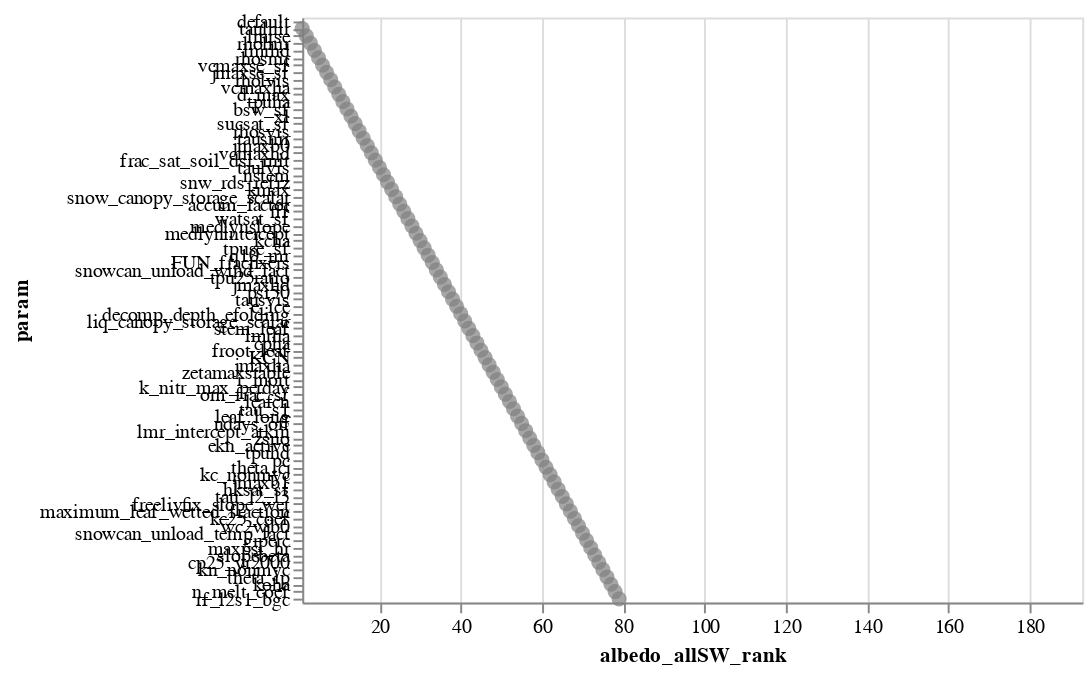

Notebook code for this chart:
### Code cell
source=df
data_var='albedo_allSW_rank'
rangevals = alt.Chart(source).mark_circle(size=60,color='grey').encode(
    x=alt.X(data_var, scale=alt.Scale(domain=[np.nanmin(source[data_var]), np.nanmax(source[data_var])])),
    y=alt.Y('param',sort=alt.SortField(field=data_var, order='ascending')),
    #color='category',
    tooltip=['param',data_var],#'category',data_var],
)

# A dropdown filter
category_dropdown = alt.binding_select(options=list(np.unique(categories)))
category_select = alt.selection_single(fields=['category'], bind=category_dropdown, name="Category")

rangevals.transform_window(
    rank='rank('+data_var+')',
    sort=[alt.SortField(data_var, order='ascending')]
).transform_filter(
    (alt.datum.rank <= 80)
).add_selection(
category_select).transform_filter(category_select)

### Figure 1 — Vega-Lite specification as saved in the notebook (floating-point values rounded to 4 significant figures; data arrays with more than 128 entries replaced by an {"elided": "..."} marker saying what was removed)
{"$schema": "https://vega.github.io/schema/vega-lite/v3.4.0.json", "config": {"mark": {"tooltip": null}, "view": {"height": 300, "width": 400}}, "data": {"name": "data-2ae3929de5e97b0d4808a68e905da631"}, "datasets": {"data-2ae3929de5e97b0d4808a68e905da631": {"elided": "194 records"}}, "encoding": {"tooltip": [{"field": "param", "type": "nominal"}, {"field": "albedo_allSW_rank", "type": "quantitative"}], "x": {"field": "albedo_allSW_rank", "scale": {"domain": [1, 193]}, "type": "quantitative"}, "y": {"field": "param", "sort": {"field": "albedo_allSW_rank", "order": "ascending"}, "type": "nominal"}}, "mark": {"color": "grey", "size": 60, "type": "circle"}, "selection": {"Category": {"bind": {"input": "select", "options": []}, "fields": ["category"], "type": "single"}}, "transform": [{"sort": [{"field": "albedo_allSW_rank", "order": "ascending"}], "window": [{"as": "rank", "field": "albedo_allSW_rank", "op": "rank"}]}, {"filter": "(datum.rank <= 80)"}, {"filter": {"selection": "Category"}}]}
